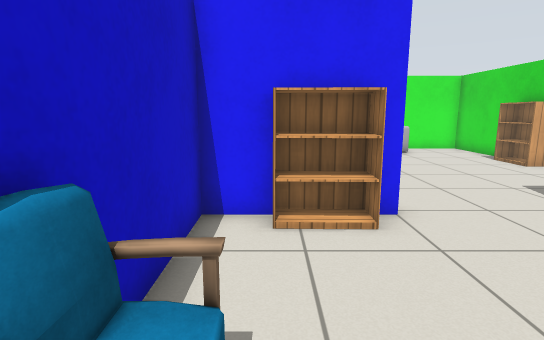
View 1 (above)

12 first-person views from a walk through a world built for the Gazebo simulator. The camera is 1 m above the floor, tilts 10° down and sees 80° across. Floor lines are 1 m apart. The floor is counted in squares, 0.5 m on a side. Each view is taken from the middle of a square. On the plan, view 1 faces up. The plan holds only what a view shows up to about 18 squares ahead; the rest is blank. Robots are left out. Simple patterns stand in for the simulator's built-in surfaces. Some stock models are drawn as simple stand-ins.

View 2
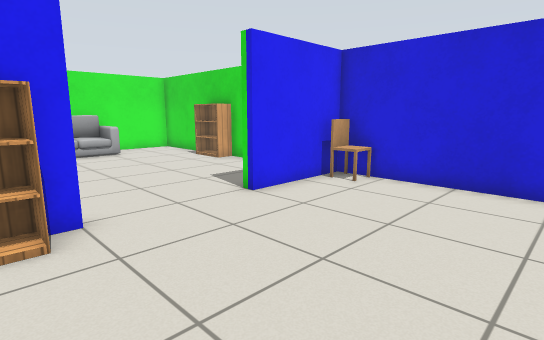

View 3
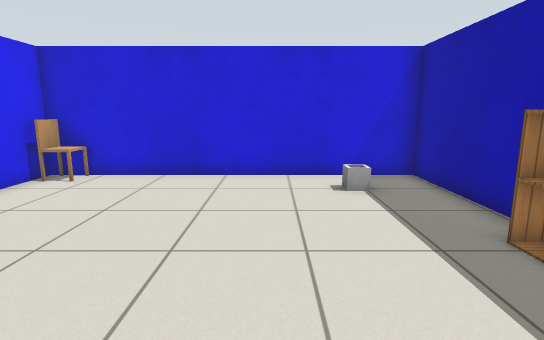

View 4
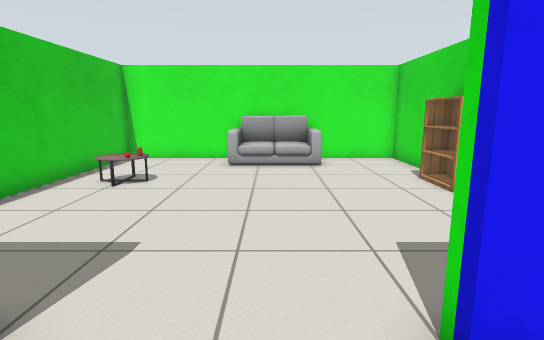

View 5
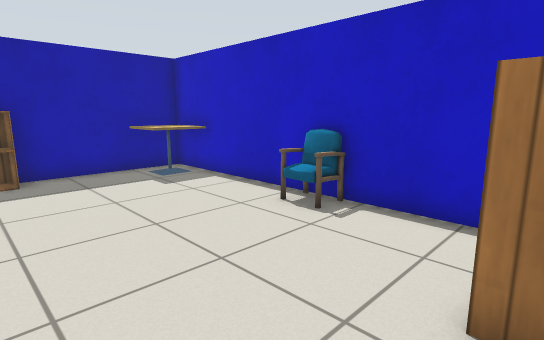

View 6
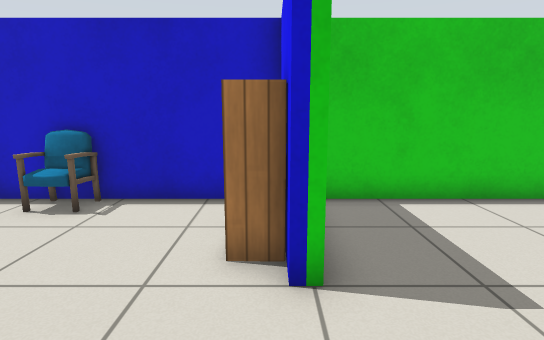

View 7
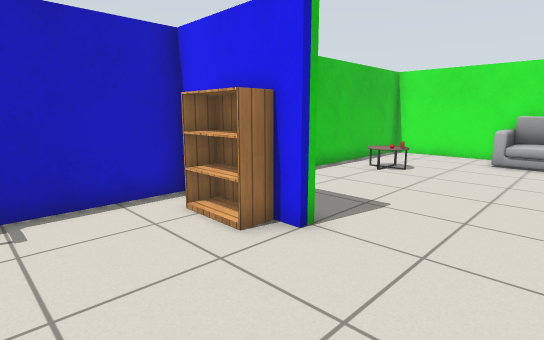

View 8
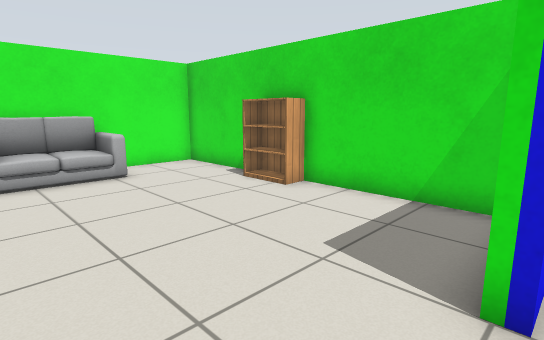

View 9
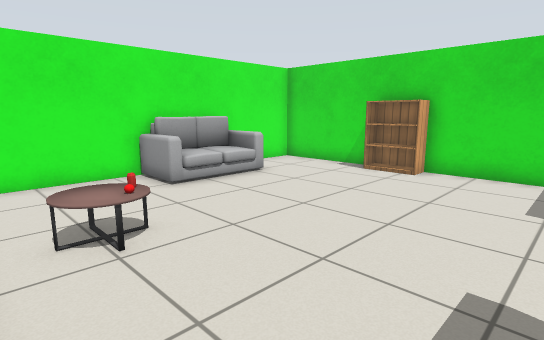

View 10
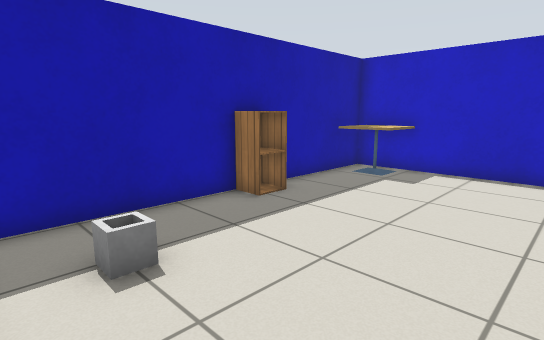

View 11
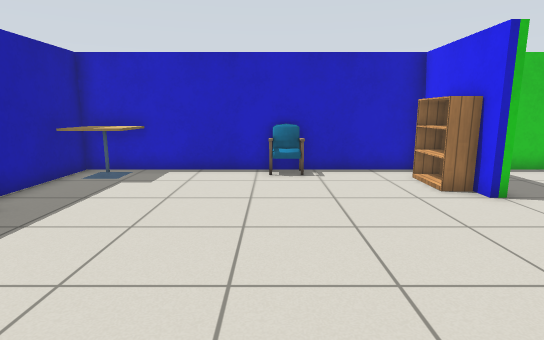

View 12
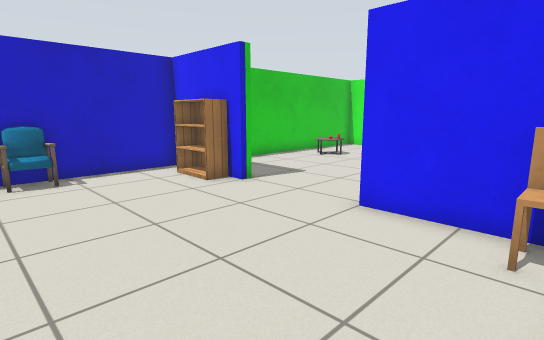

### Floor plan
Points are (right, up) in squares from view 1. A wall is a line through its corners. A room is listed if a view was taken in it or the views show most of it. See-through windows are left out.
Room 1 (views 1, 2, 3, 4, 5, 6, 7, 8, 9, 10, 11, 12)
walls: (2.5, 6.6) (2.5, 6.2) (-1.4, 6.2) (-1.4, -5.6) (10.4, -5.6) (10.4, 6.2) (6.5, 6.2) (6.5, 6.6); (10.4, 7.2) (10.4, 18.4) (-1.4, 18.4) (-1.4, 7.2)
objects: cafe table (-1, -5) to (0, -4); chair (-1, 1) to (-1, 2); coffee table (0, 13) to (1, 14); bookshelf (1, 6); other object (1, 12); other object (1, 13); cabinet (4, -5) to (5, -5); sofa (4, 16) to (7, 18); bin (8, -3) to (9, -3); chair (10, 5); bookshelf (10, 12) to (10, 14)

Positions as (right, up) in squares from view 1, and headings:
1: (0, 0), facing up
2: (1, 0), facing up-right
3: (0, -1), facing right
4: (5, 4), facing up
5: (5, 6), facing down-left
6: (6, 6), facing left
7: (6, 2), facing up-left
8: (3, 6), facing up-right
9: (-1, 8), facing up-right
10: (10, 1), facing down-left
11: (10, 1), facing left
12: (10, 0), facing up-left
